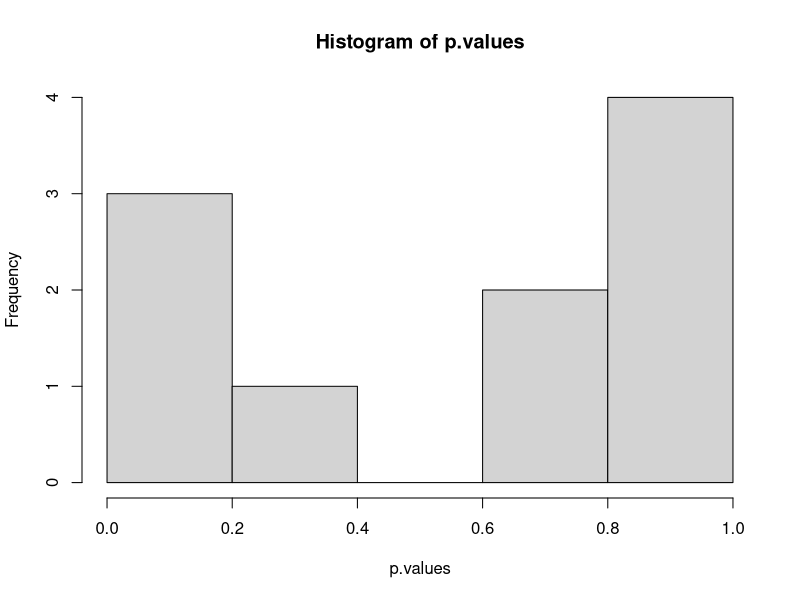

Write the R code that produced this figure.
## ---- chunk 1
colors=factor(c('red', 'green', 'blue', 'yellow'))
## ---- chunk 2
library(foreach)
n.boxes=1000
n.replications=10

colors=factor(c('red', 'green', 'blue', 'yellow'))

p.values = times (n.replications) %do% {
  sample=t(replicate(n.boxes, sample(colors, 20, replace=TRUE)))
  counts=data.frame(foreach(color=colors, .combine=rbind) %do% data.frame(color=color, count=apply(sample, 1, function(row) sum(row == color))))
  lm=lm(count~color, data=counts)
  a=anova(lm)
  p.value=a['color','Pr(>F)']
  p.value
}

hist(p.values)
